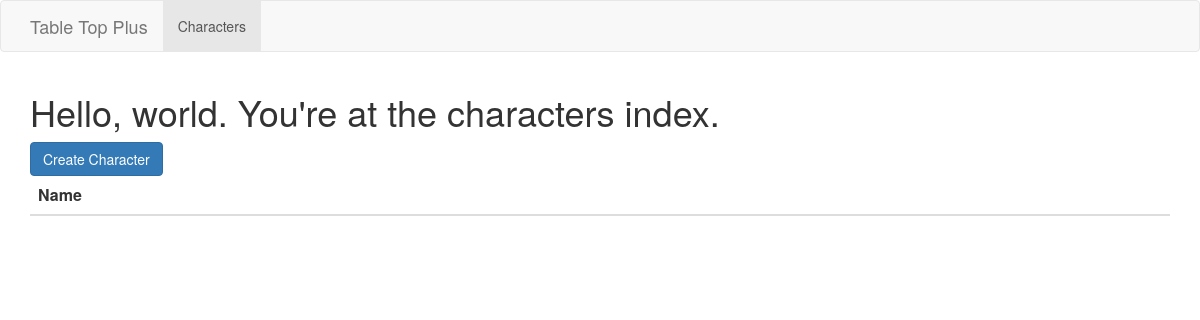
/characters/, run on an earlier commit of the app's database.
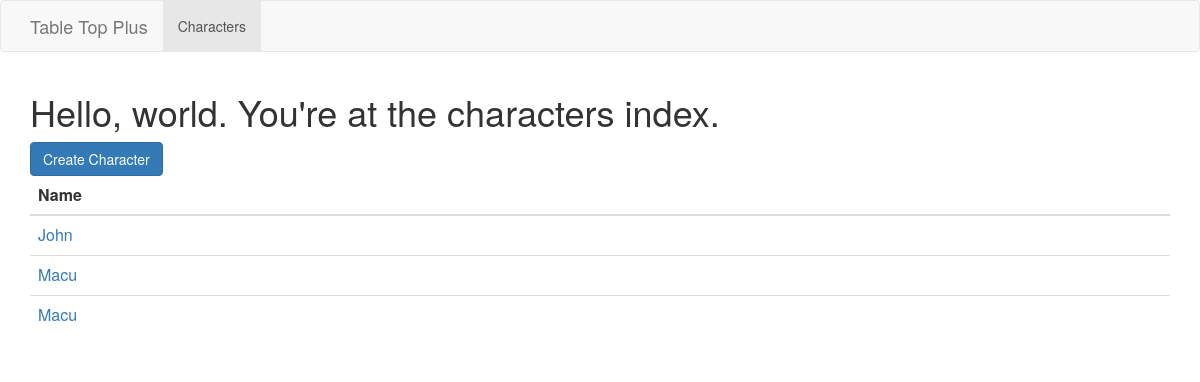
And on a later commit of the database.
### characters/models.py (models this page shows, shortened)
class Character(models.Model):
    name = models.CharField(max_length=200)
    created = models.DateTimeField(auto_now_add=True)
    updated = models.DateTimeField(auto_now=True)

### characters/views.py (the view)
class Index(generic.ListView):
    model = Character
    context_object_name = 'characters'

### characters/templates/characters/character_list.html
{% extends "base.html" %}
{% load staticfiles %}
{% block styles %}
    <link rel="stylesheet" type="text/css" href="{% static 'characters/styles/style.css' %}"/>
{% endblock %}
{% block content %}
    <h1>Hello, world. You're at the characters index.</h1>
    <a class="btn btn-primary" href="{% url 'characters:create' %}">Create Character</a>
    <table class="table">
        <thead>
        <tr>
            <th>Name</th>
        </tr>
        </thead>
        <tbody>
        {% for character in characters %}
            <tr>
                <td>
                    <a href="{% url 'characters:detail' character.id %}">{{ character.name }}</a>
                </td>
            </tr>
        {% endfor %}
        </tbody>
    </table>
{% endblock %}

What changed in the data, as far as the page shows it:
added Character: name "John"
added Character: name "Macu"
added Character: name "Macu"
